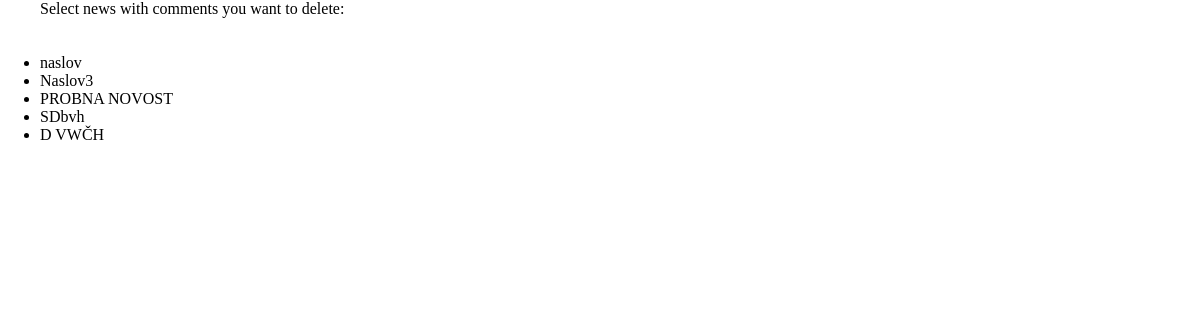
Page /ListaNovostiZaKmentare.php on the earlier database version.
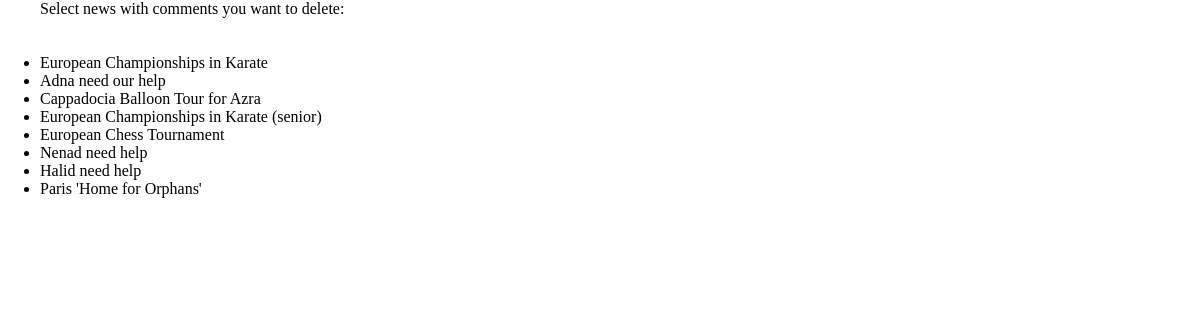
Same page on the later database version.
### tables this page shows
CREATE TABLE IF NOT EXISTS `novosti` (
  `Id` int(11) NOT NULL AUTO_INCREMENT,
  `Naslov` text NOT NULL,
  `Tekst` text NOT NULL,
  `DetaljnijiTekst` text NOT NULL,
  `Autor` text NOT NULL,
  `Slika` text NOT NULL,
  `Datum` datetime NOT NULL,
  `kategorija` text NOT NULL,
  PRIMARY KEY (`Id`)
);

### ListaNovostiZaKmentare.php (the view)
<link rel="stylesheet" type="text/css" href="LittleHope_stil.css">
<?php
	$veza = new PDO("mysql:dbname=wt_baza;host=localhost;charset=utf8", "Elma", "root");
     $veza->exec("set names utf8");
     $rezultat = $veza->query("select id, naslov from novosti");
		print '<ul id="lista">
				<div> Select news with comments you want to delete: <br> <br> <br> </div><div id="skrol">';
  				 foreach ($rezultat as $vijest) {
  				 	$id=$vijest['id'];
				echo '<li ><a class="li" onClick="OtvoriKomentare1('."'$id'".')">'.$vijest['naslov'].'<a></li>';
	  			  }
				echo '</ul> </div>';
?>

### LittleHope_stil.css (style rules this page uses)
a { cursor: pointer; }

Differences in the rows shown:
removed novosti: Naslov "naslov"
removed novosti: Naslov "Naslov3"
removed novosti: Naslov "PROBNA NOVOST"
removed novosti: Naslov "SDbvh"
removed novosti: Naslov "D VWČH"
added novosti: Naslov "European Championships in Karate"
added novosti: Naslov "Adna need our help"
added novosti: Naslov "Cappadocia Balloon Tour for Azra"
added novosti: Naslov "European Championships in Karate (senior)"
added novosti: Naslov "European Chess Tournament"
added novosti: Naslov "Nenad need help"
added novosti: Naslov "Halid need help"
added novosti: Naslov "Paris 'Home for Orphans'"
